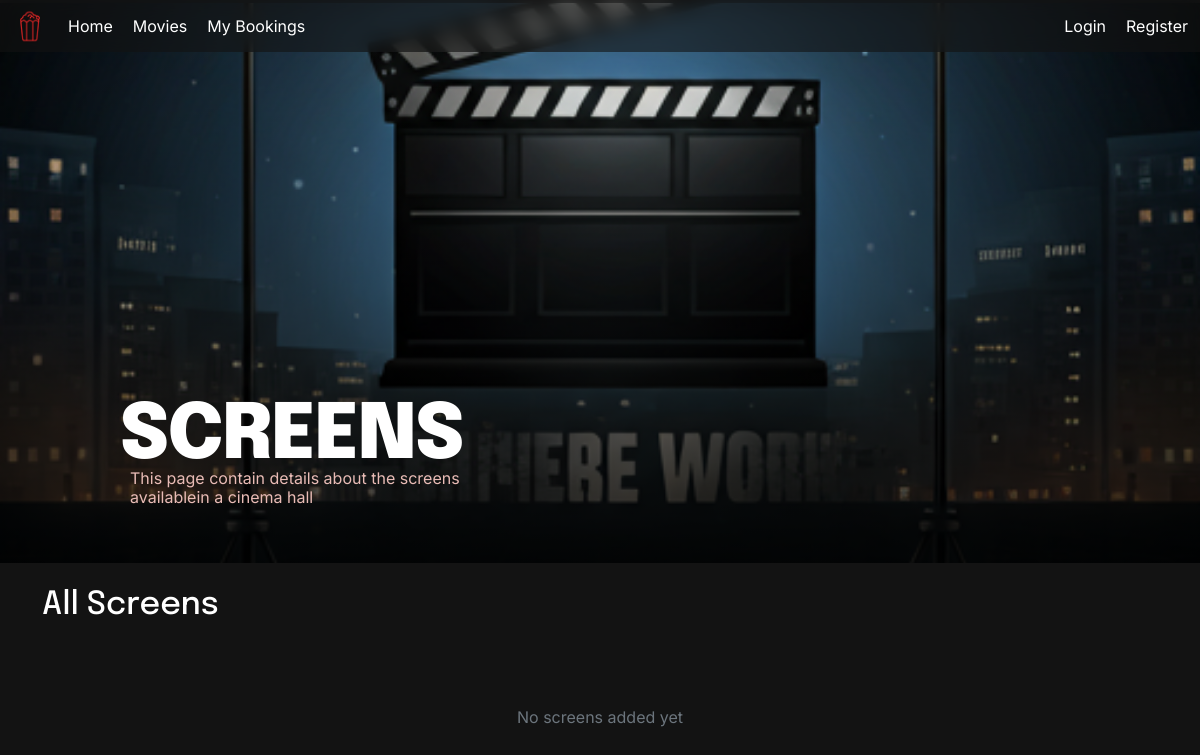
/screens, run on an earlier commit of the app's database.
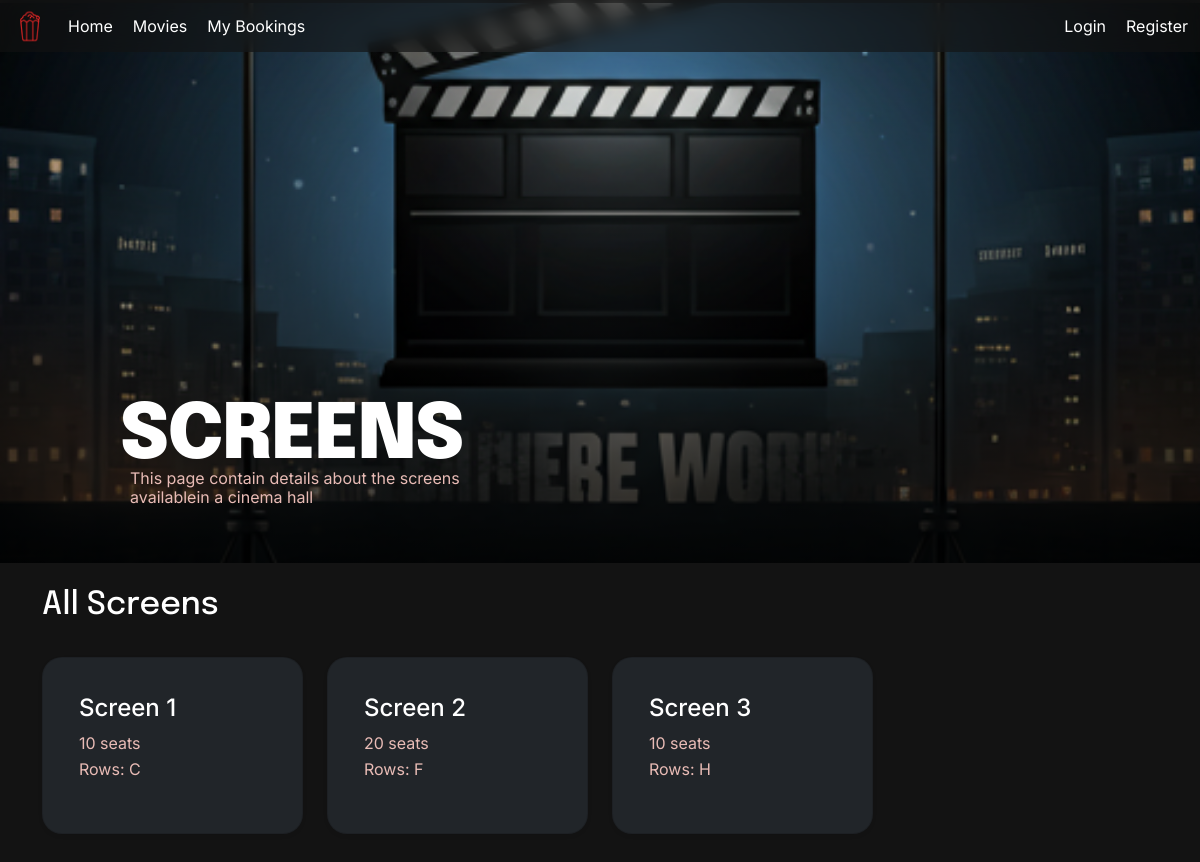
And on a later commit of the database.
### models.py (models this page shows)
class Screen(db.Model):
    __tablename__ = 'screen'
    id = db.Column(db.Integer, primary_key=True)
    name = db.Column(db.String(50), nullable=False, unique=True)
    seats = db.relationship('Seat', backref='screen', lazy=True)
    showtimes = db.relationship('Showtime', backref='screen', lazy=True)

### app.py (the view)
@app.route('/screens')
def screens():
    screens = Screen.query.all()
    return render_template('screens.html', screens=screens)

### app.py (called while the page is built)
@app.context_processor
def inject_user():
    return dict(current_user = current_user, request = request)

### templates/screens.html (shortened to what this page needs)
{% extends "0base.html" %}
{% block content %}
    <div class = "hero-page" style="margin-top: -75px; height: 70vh;
            background:
            linear-gradient(to top, rgba(0, 0, 0, 0.8), rgba(0, 0, 0, 0)),
            url('/static/images/bg1.png') center/cover no-repeat;">
        <div class="para-home" style = "width: 80vw;">
            <h1 style="max-width: 700px; margin-bottom: 0px;">SCREENS</h1>
            <p style="width: 40%; line-height: 1.2; padding-left: 10px;"> This page contain details about the screens availablein a cinema hall</p>
    </div>
    </div>
<div class="container">
<div class="d-flex justify-content-between align-items-center mb-4 mt-4">
    <h2 class="text-white">All Screens</h2>
</div>
<div class="row">
{% for screen in screens %}
<div class="col-md-3 mb-4 d-flex">
    <div class="card w-100 h-100 bg-dark text-white h-100 shadow-sm" style="border-radius:20px;">
        <div class="card-body w-100 h-100 d-flex flex-column justify-content-between" style="align-items: flex-start; margin: 20px">
            <div style="width: 80%;">
                <h4 class="card-title">Screen {{ screen.name }}</h4>
                <p style="margin-bottom: 2px;">{{ screen.seats|length }} seats</p>
                <p>
                    Rows:
                    {{ screen.seats | map(attribute='row') | unique | list | join(', ') }}
                </p>
            </div>
        </div>
    </div>
</div>
{% endfor %}
</div>
{% if screens|length == 0 %}
<div class="text-center mt-5">
    <p class="text-muted">No screens added yet</p>
</div>
</div>
{% endif %}
{% endblock %}

What changed in the data, as far as the page shows it:
added Screen: name "1", seats|length "10", seats|map "C"
added Screen: name "2", seats|length "20", seats|map "F"
added Screen: name "3", seats|length "10", seats|map "H"
Also different on the page:
text no longer shown: "No screens added yet"
